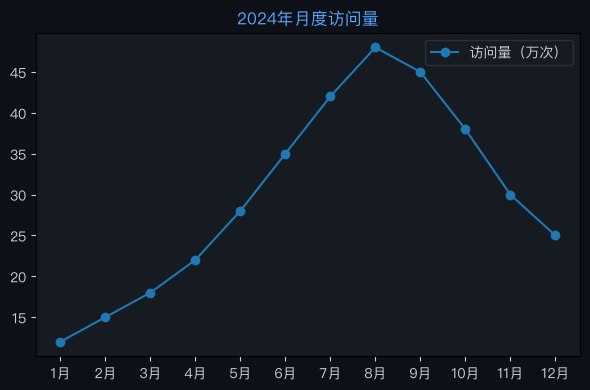

Write the Python code that produced this figure.
import matplotlib
matplotlib.use('Agg')
import matplotlib.pyplot as plt
import matplotlib.font_manager as fm
import json

for f in fm.fontManager.ttflist:
    if 'PingFang' in f.name:
        plt.rcParams['font.family'] = f.name
        break
plt.rcParams['axes.unicode_minus'] = False

labels = ["1月","2月","3月","4月","5月","6月","7月","8月","9月","10月","11月","12月"]
datasets = [{"label":"访问量（万次）","data":[12,15,18,22,28,35,42,48,45,38,30,25]}]
chartType = "line"

fig, ax = plt.subplots(figsize=(6, 4))
fig.patch.set_facecolor('#0d1117')
ax.set_facecolor('#161b22')
ax.tick_params(colors='#c9d1d9')

if chartType == 'pie':
    wedges, texts, autotexts = ax.pie(datasets[0]['data'], labels=labels, autopct='%1.1f%%',
        colors=['#238636','#1f6feb','#d29922','#f85149','#a371f7','#3fb950'],
        textprops={'color':'#c9d1d9'})
else:
    for ds in datasets:
        if chartType == 'bar':
            ax.bar(labels, ds['data'], label=ds['label'])
        elif chartType == 'line':
            ax.plot(labels, ds['data'], marker='o', label=ds['label'])
    ax.legend(facecolor='#161b22', edgecolor='#30363d', labelcolor='#c9d1d9')

ax.set_title("2024年月度访问量", color='#58a6ff', fontsize=12)
plt.tight_layout()
plt.savefig("/Users/wisonzhu/projects/ag-ui-demo/.tmp/chart_s4imfv.png", dpi=100, bbox_inches='tight', facecolor='#0d1117')
